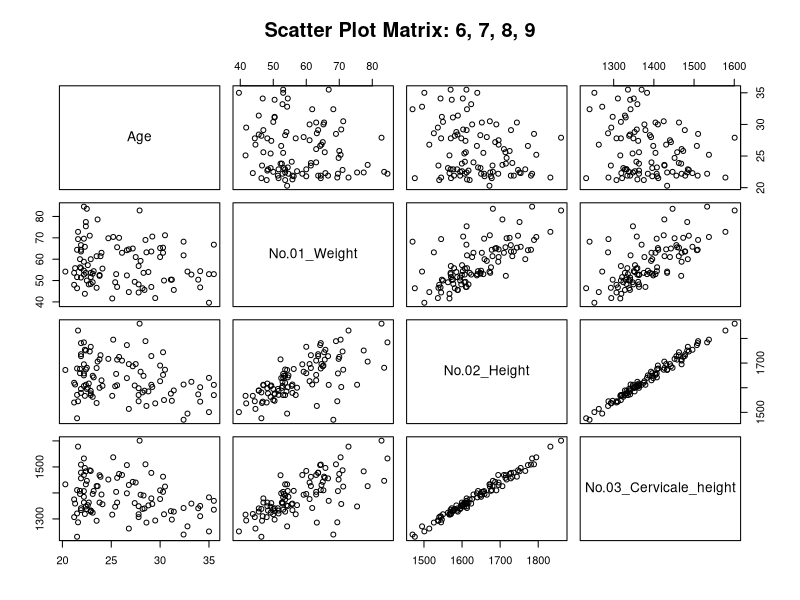

This figure's R source:

Body <- read.table("SampleData03_forR2.csv", header=TRUE, sep=",")

cols <- c(6,7,8,9)

pdf("figs_9_13.pdf")

plot(Body[, cols],
     main=paste("Scatter Plot Matrix:", paste(cols, collapse=", ")))

dev.off()
